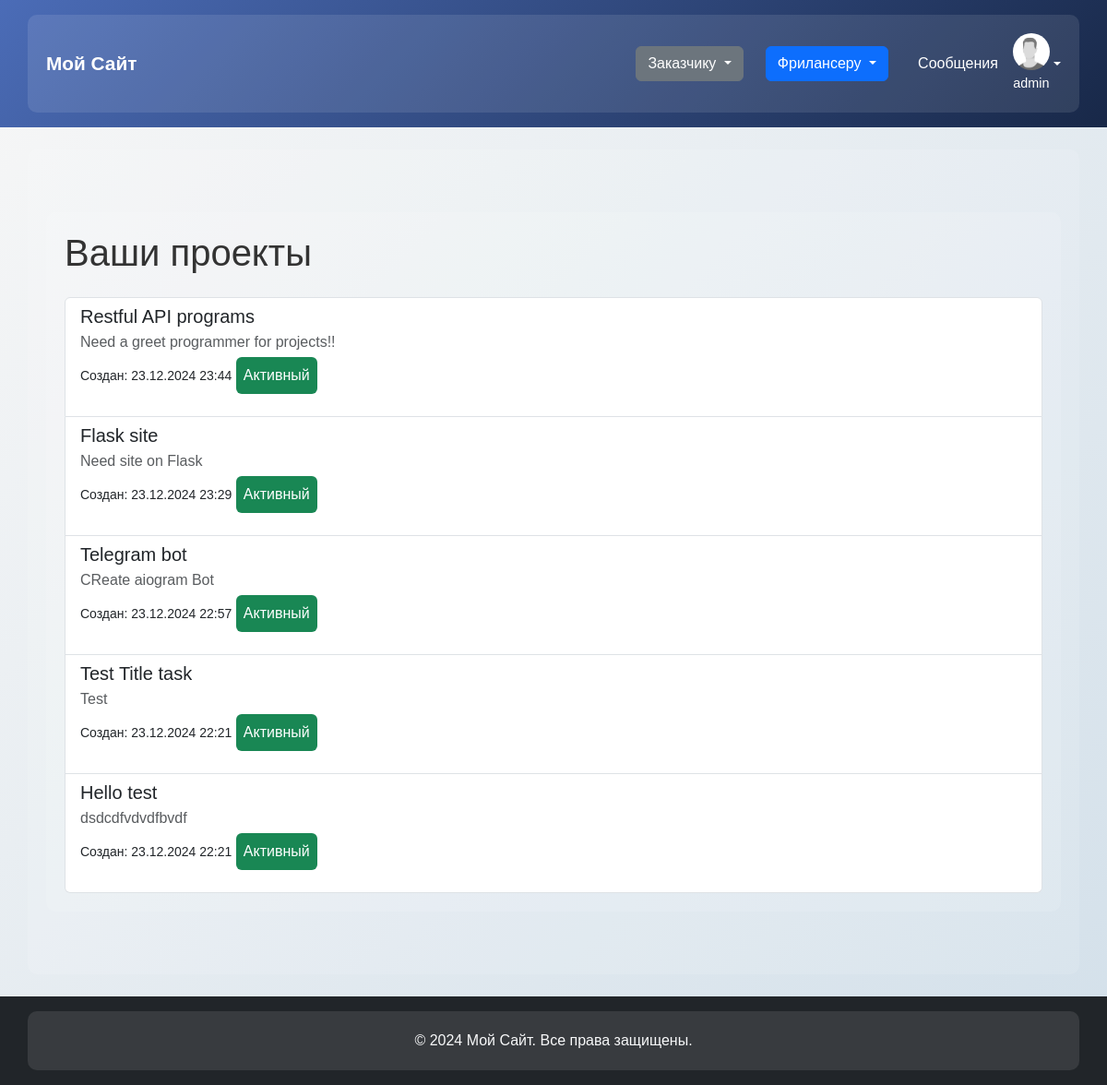
/project/list/ (signed in), run on an earlier commit of the app's database.
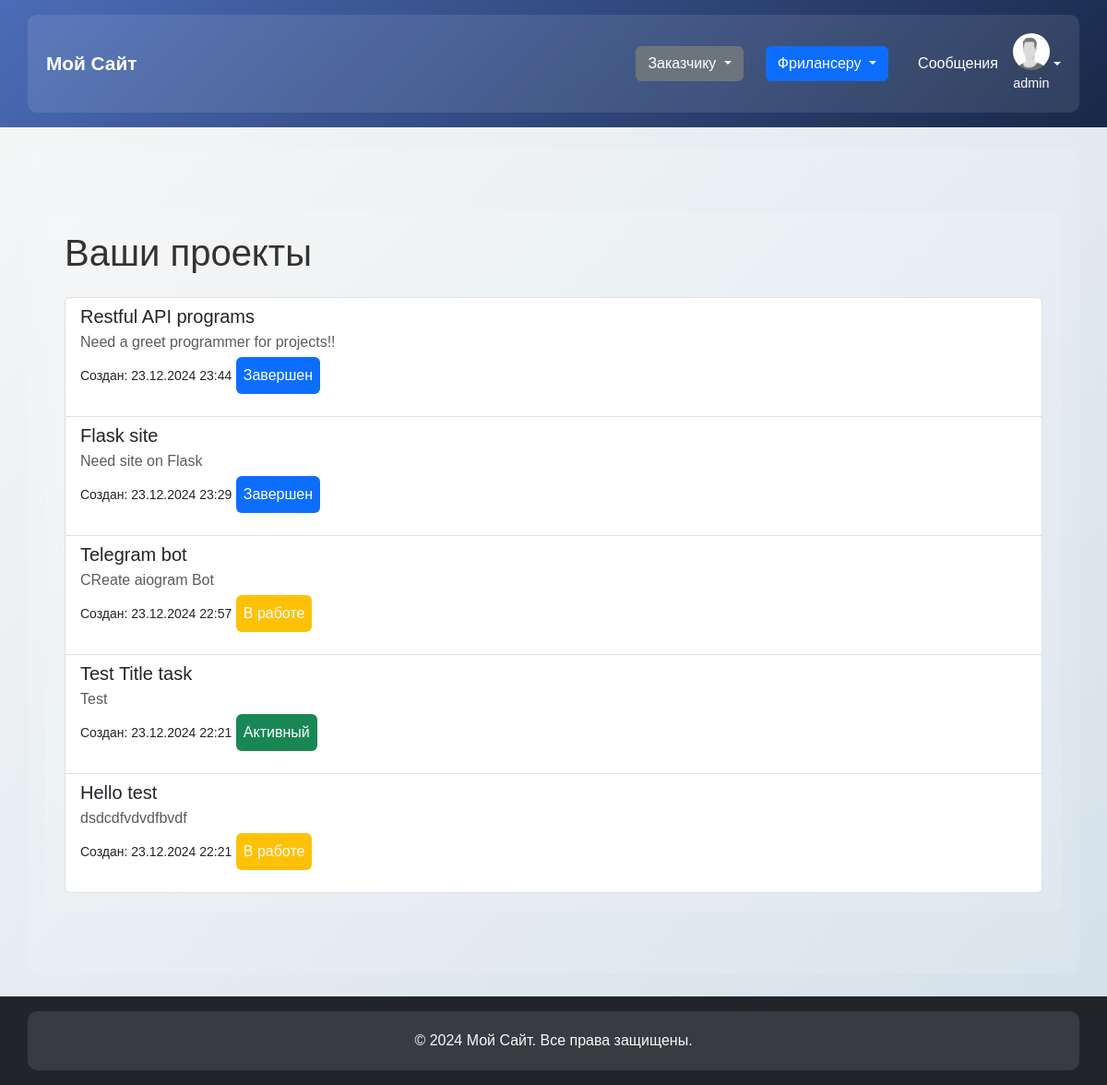
And on a later commit of the database.
### MySite/models.py (models this page shows)
class Task(models.Model):
    STATUS_CHOICES = [
        ('active', 'Активный'),
        ('inactive', 'Неактивный'),
        ('in_progress', 'В работе'),
        ('completed', 'Завершён'),
    ]
    customer = models.ForeignKey(CustomUser, on_delete=models.CASCADE, related_name="tasks")
    executor = models.ForeignKey(CustomUser, on_delete=models.CASCADE, related_name="tasks_on_work", null=True)
    categories = models.ManyToManyField(Category, default="Not have categories", related_name="task_category")
    key_words = models.CharField(max_length=50, help_text='specialization')
    title = models.CharField(max_length=100, help_text="Name of the task")
    description = models.TextField(help_text="Description of your task")
    price = models.DecimalField(max_digits=10, decimal_places=2, help_text="Price")
    deadline = models.DateTimeField(help_text="Your deadline")
    create_at = models.DateTimeField(auto_now_add=True, help_text='Created time')
    status = models.CharField(
        max_length=20,
        choices=STATUS_CHOICES,
        default='active',
        help_text="status of task"
    )

### MySite/decorators.py (the view)
        def _wrapper_view(request, *args, **kwargs):
            if request.user.role == required_role:
                return view_func(request, *args, **kwargs)
            return HttpResponseForbidden("You do not have permission to access this page.")

### MySite/views.py (called while the page is built)
@login_required
@role_required('customer')
def list_task(request):
    tasks = Task.objects.filter(customer=request.user).order_by('-id')[:15]
    return render(request, 'mysite/list_task.html', {'tasks': tasks})

### templates/mysite/list_task.html (shortened to what this page needs)
{% extends "mysite/base.html" %}
{% block content %}
<div class="container my-5">
    <h1 class="mb-4">Ваши проекты</h1>
    {% if tasks %}
    <div class="list-group">
        {% for project in tasks %}
        <a href="{% url 'mysite:detail_task' project.id %}" class="list-group-item list-group-item-action">
            <h5 class="mb-1">{{ project.title }}</h5>
            <p class="mb-1 text-muted">{{ project.description|truncatechars:100 }}</p>
            <small>Создан: {{ project.create_at|date:"d.m.Y H:i" }}</small>
            {% if project.status == 'active' %}
            <p class="bg-success text-white p-2 rounded d-inline-block">Активный</p>
            {% elif project.status == 'inactive' %}
            <p class="bg-danger text-white p-2 rounded d-inline-block">Неактивный</p>
            {% elif project.status == 'in_progress' %}
            <p class="bg-warning text-white p-2 rounded d-inline-block">В работе</p>
            {% elif project.status == 'completed' %}
            <p class="bg-primary text-white p-2 rounded d-inline-block">Завершен</p>
            {% endif %}
        </a>
        {% endfor %}
    </div>
    {% else %}
    <p class="text-muted">У вас пока нет созданных проектов.</p>
    {% endif %}
</div>
{% endblock %}

What changed in the data, as far as the page shows it:
changed Task "Restful API programs": status "Активный" → "Завершен"
changed Task "Flask site": status "Активный" → "Завершен"
changed Task "Telegram bot": status "Активный" → "В работе"
changed Task "Hello test": status "Активный" → "В работе"
